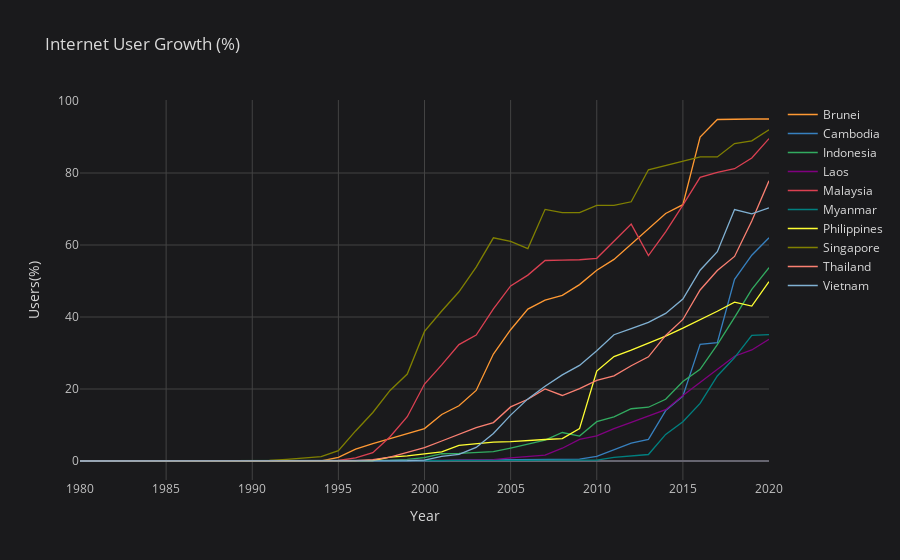

The notebook cell saved with this chart:
### Markdown cell above
### Southeast Asia Internet User Percentage Growth

### Code cell
df_pivot_internet_users.iplot(kind="line", xTitle="Year", yTitle="Users(%)", title="Internet User Growth (%)")
